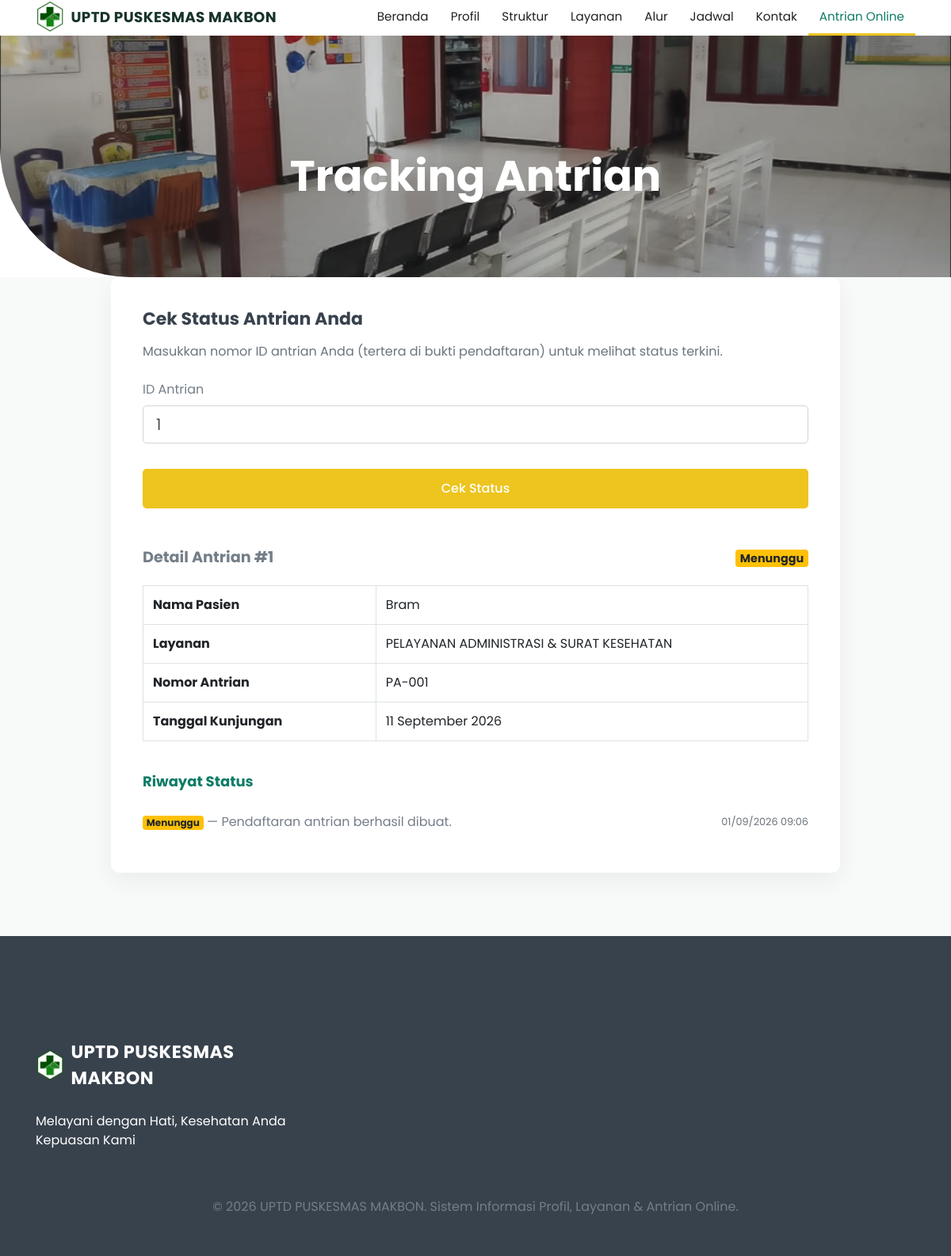
Screenshot of /tracking.php?id_antrian=1 with the database file from the repository.
### tables this page shows
CREATE TABLE `profil_puskesmas` (
  `id_profil` int NOT NULL,
  `nama_puskesmas` varchar(150) NOT NULL,
  `deskripsi_beranda` text,
  `visi` text,
  `misi` text,
  `sejarah` text,
  `alamat` text,
  `kontak` varchar(100) DEFAULT NULL,
  `email` varchar(100) DEFAULT NULL,
  `jam_operasional` varchar(150) DEFAULT NULL,
  `qr_bpjs` varchar(255) DEFAULT NULL
);

CREATE TABLE `antrian_online` (
  `id_antrian` int NOT NULL,
  `nama_pasien` varchar(100) NOT NULL,
  `no_hp` varchar(20) DEFAULT NULL,
  `alamat` text,
  `id_layanan` int DEFAULT NULL,
  `layanan` varchar(100) DEFAULT NULL,
  `tanggal_antrian` date NOT NULL,
  `nomor_antrian` int NOT NULL,
  `status` enum('Menunggu','Diproses','Selesai','Dibatalkan') NOT NULL DEFAULT 'Menunggu',
  `id_petugas` int DEFAULT NULL,
  `created_at` timestamp NULL DEFAULT CURRENT_TIMESTAMP
);

CREATE TABLE `tracking_antrian` (
  `id_tracking` int NOT NULL,
  `id_antrian` int NOT NULL,
  `status` varchar(50) NOT NULL,
  `keterangan` varchar(200) DEFAULT NULL,
  `waktu_update` timestamp NULL DEFAULT CURRENT_TIMESTAMP
);

### tracking.php (the view, shortened to what this page needs)
<?php
$base = '';
$page_title = 'Tracking Antrian';
require_once __DIR__ . '/includes/header.php';
$data = null;
$riwayat = [];
$id_antrian = trim($_GET['id_antrian'] ?? '');
if ($id_antrian !== '') {
    $stmt = $pdo->prepare("SELECT * FROM antrian_online WHERE id_antrian = ?");
    $stmt->execute([$id_antrian]);
    $data = $stmt->fetch();
    if ($data) {
        $stmt = $pdo->prepare("SELECT * FROM tracking_antrian WHERE id_antrian = ? ORDER BY waktu_update ASC");
        $stmt->execute([$id_antrian]);
        $riwayat = $stmt->fetchAll();
    }
}
?>
<h4 class="mb-3">Cek Status Antrian Anda</h4>
<p class="mb-4 text-muted">Masukkan nomor ID antrian Anda (tertera di bukti pendaftaran) untuk melihat status terkini.</p>
<form method="GET">
    <div class="form-group">
        <label for="id_antrian">ID Antrian</label>
        <input type="text" class="form-control form-control-lg" name="id_antrian" id="id_antrian" value="<?= clean($id_antrian) ?>" placeholder="Contoh: 12" required>
    </div>
    <button type="submit" class="main-btn mt-3 w-100">Cek Status</button>
</form>
<?php if ($id_antrian !== '' && !$data): ?>
    <div class="alert alert-danger mt-4">Data antrian dengan ID tersebut tidak ditemukan.</div>
<?php elseif ($data): ?>
    <div class="mt-5">
        <div class="panel-head d-flex justify-content-between align-items-center">
            <span>Detail Antrian #<?= clean($data['id_antrian']) ?></span>
            <?= badge_status($data['status']) ?>
        </div>
        <div class="table-responsive">
            <table class="table table-bordered">
                <tr><th width="35%">Nama Pasien</th><td><?= clean($data['nama_pasien']) ?></td></tr>
                <tr><th>Layanan</th><td><?= clean($data['layanan']) ?></td></tr>
                <tr><th>Nomor Antrian</th><td><?= format_nomor_antrian($data['nomor_antrian'], $data['layanan']) ?></td></tr>
                <tr><th>Tanggal Kunjungan</th><td><?= tanggal_indo($data['tanggal_antrian']) ?></td></tr>
            </table>
        </div>
        <h5 class="mt-4 mb-3" style="color:#0d7c66;">Riwayat Status</h5>
        <ul class="list-group list-group-flush">
            <?php foreach ($riwayat as $r): ?>
            <li class="list-group-item px-0 d-flex justify-content-between align-items-center">
                <div>
                    <?= badge_status($r['status']) ?> — <?= clean($r['keterangan']) ?>
                </div>
                <small class="text-muted"><?= date('d/m/Y H:i', strtotime($r['waktu_update'])) ?></small>
            </li>
            <?php endforeach; ?>
        </ul>
    </div>
<?php endif; ?>
<?php require_once __DIR__ . '/includes/footer.php'; ?>

### includes/header.php (shortened to what this page needs)
<?php
require_once __DIR__ . '/functions.php';
require_once __DIR__ . '/../config/database.php';
$stmt = $pdo->query("SELECT * FROM profil_puskesmas LIMIT 1");
$profil = $stmt->fetch() ?: [];
$nama_puskesmas = $profil['nama_puskesmas'] ?? 'Puskesmas Makbon';
$base = $base ?? '';
?>
<!doctype html>
<html class="no-js" lang="id">
<head>
    <link rel="stylesheet" href="<?= $base ?>assets/traveland/css/animate.css">
    <link rel="stylesheet" href="<?= $base ?>assets/traveland/css/nice-select.css">
    <link rel="stylesheet" href="<?= $base ?>assets/traveland/css/LineIcons.2.0.css">
    <link rel="stylesheet" href="<?= $base ?>assets/traveland/css/bootstrap.4.5.2.min.css">
    <link rel="stylesheet" href="<?= $base ?>assets/traveland/css/default.css">
    <link rel="stylesheet" href="<?= $base ?>assets/traveland/css/style.css">
</head>
<body>
    <section class="header_area">
        <div class="header_navbar">
            <div class="container">
                <div class="row">
                    <div class="col-lg-12">
                        <nav class="navbar navbar-expand-lg">
                            <a class="navbar-brand navbar-brand-text d-flex align-items-center" href="<?= $base ?>index.php">
                                <img src="<?= $base ?>assets/img/logo.png?v=<?= time() ?>" alt="Logo" style="height: 50px; margin-right: 10px;">
                                <span><?= clean($nama_puskesmas) ?></span>
                            </a>
                            <div class="collapse navbar-collapse sub-menu-bar" id="navbarSupportedContent">
                                <ul id="nav" class="navbar-nav ml-auto">
                                    <li class="nav-item <?= (isset($page_title) && strpos($page_title, 'Beranda') !== false) ? 'active' : '' ?>"><a href="<?= $base ?>index.php">Beranda</a></li>
                                    <li class="nav-item <?= (isset($page_title) && strpos($page_title, 'Profil') !== false) ? 'active' : '' ?>"><a href="<?= $base ?>profil.php">Profil</a></li>
                                    <li class="nav-item <?= (isset($page_title) && strpos($page_title, 'Struktur') !== false) ? 'active' : '' ?>"><a href="<?= $base ?>struktur.php">Struktur</a></li>
                                    <li class="nav-item <?= (isset($page_title) && strpos($page_title, 'Layanan') !== false) ? 'active' : '' ?>"><a href="<?= $base ?>layanan.php">Layanan</a></li>
                                    <li class="nav-item <?= (isset($page_title) && strpos($page_title, 'Alur') !== false) ? 'active' : '' ?>"><a href="<?= $base ?>alur.php">Alur</a></li>
                                    <li class="nav-item <?= (isset($page_title) && strpos($page_title, 'Jadwal') !== false) ? 'active' : '' ?>"><a href="<?= $base ?>jadwal.php">Jadwal</a></li>
                                    <li class="nav-item <?= (isset($page_title) && strpos($page_title, 'Kontak') !== false) ? 'active' : '' ?>"><a href="<?= $base ?>kontak.php">Kontak</a></li>
                                    <li class="nav-item <?= (isset($page_title) && strpos($page_title, 'Tracking') !== false || isset($page_title) && strpos($page_title, 'Cek') !== false) ? 'active' : '' ?>"><a href="<?= $base ?>tracking.php">Antrian Online</a></li>
                                    </div>
                            </div>
                    </div>
                </div>
            </div>
        <?php if (!isset($page_title) || $page_title !== 'Beranda'): ?>
        <div class="header_slider header_slider_mini">
            <div class="single_slider bg_cover d-flex align-items-center" style="background-image: url(<?= $base ?>assets/img/lobby.png); height:100%;">
                <div class="container">
                    <div class="row">
                        <div class="col-lg-12">
                            <div class="slider_content text-center">
                                <h2 class="slider_title wow fadeInUp" data-wow-duration="1.3s" data-wow-delay="0.2s"><?= clean($page_title ?? 'Puskesmas Makbon') ?></h2>
                            </div>
                        </div>
                    </div>
                </div>
            </div>
        </div>
        <?php endif; ?>
    </section>
    <?php if (!isset($use_card_wrapper) || $use_card_wrapper === true): ?>
    <section class="main-content-section pb-120">
        <div class="container">
            <div class="row justify-content-center">
                <div class="col-lg-10">
                    <div class="content-card wow fadeInUp" data-wow-duration="1.3s" data-wow-delay="0.4s">
    <?php endif; ?>

### includes/functions.php (shortened to what this page needs)
<?php
function clean($str)
{
    return htmlspecialchars(trim($str ?? ''), ENT_QUOTES, 'UTF-8');
}
function tanggal_indo($tanggal)
{
    $bulan = [
        1 => 'Januari', 2 => 'Februari', 3 => 'Maret', 4 => 'April',
        5 => 'Mei', 6 => 'Juni', 7 => 'Juli', 8 => 'Agustus',
        9 => 'September', 10 => 'Oktober', 11 => 'November', 12 => 'Desember'
    ];
    $ts = strtotime($tanggal);
    return date('d', $ts) . ' ' . $bulan[(int)date('n', $ts)] . ' ' . date('Y', $ts);
}
function badge_status($status)
{
    $map = [
        'Menunggu'   => 'badge-warning',
        'Diproses'   => 'badge-info',
        'Selesai'    => 'badge-success',
        'Dibatalkan' => 'badge-danger',
    ];
    $class = $map[$status] ?? 'badge-secondary';
    return "<span class='badge {$class}'>" . clean($status) . "</span>";
}
function format_nomor_antrian($nomor, $layanan)
{
    $words = explode(' ', str_replace(['&', '-'], '', strtoupper($layanan)));
    $prefix = '';
    foreach ($words as $w) {
        if (trim($w) !== '') {
            $prefix .= $w[0];
        }
        if (strlen($prefix) >= 2) break;
    }
    return $prefix . '-' . str_pad($nomor, 3, '0', STR_PAD_LEFT);
}

### includes/footer.php (shortened to what this page needs)
<?php if (!isset($use_card_wrapper) || $use_card_wrapper === true): ?>
                    </div>
                </div>
            </div>
        </div>
    </section>
    <?php endif; ?>
    <section id="footer" class="footer_area">
        <div class="footer_widget pt-80 pb-50">
            <div class="container">
                <div class="row">
                    <div class="col-lg-4 col-md-6 order-md-1 order-lg-1">
                        <div class="footer_about mt-50">
                            <a href="<?= $base ?? '' ?>index.php" class="navbar-brand-text d-flex align-items-center" style="display:inline-flex;margin-bottom:14px; color:#fff; font-size:1.4rem; font-weight:700;">
                                <img src="<?= $base ?? '' ?>assets/img/logo.png?v=<?= time() ?>" alt="Logo" style="height: 50px; margin-right: 10px;">
                                <span style="color:#fff;"><?= clean($nama_puskesmas) ?></span>
                            </a>
                            <p><?= clean($profil['deskripsi_beranda'] ?? 'Melayani kesehatan masyarakat dengan cepat, ramah, dan terpercaya.') ?></p>
                        </div>
                    </div>
                </div>
            </div>
            <p class="text-center mt-60">&copy; <?= date('Y') ?> <?= clean($nama_puskesmas) ?>. Sistem Informasi Profil, Layanan & Antrian Online.</p>
        </div>
    </section>
</body>
</html>

### assets/traveland/css/default.css (style rules this page uses)
.mt-5 { margin-top: 5px; }
.mt-50 { margin-top: 50px; }
.mt-60 { margin-top: 60px; }
.pt-80 { padding-top: 80px; }
.pb-50 { padding-bottom: 50px; }
.pb-120 { padding-bottom: 120px; }

### assets/traveland/css/style.css (style rules this page uses)
body { font-family: "Poppins", sans-serif; font-weight: normal; font-style: normal; color: #747E88; }
* { margin: 0; padding: 0; -webkit-box-sizing: border-box; box-sizing: border-box; }
img { max-width: 100%; }
a { color: #EEC41E; }
i, span, a { display: inline-block; }
audio, canvas, iframe, img, svg, video { vertical-align: middle; }
h1, h2, h3, h4, h5, h6 { font-family: "Poppins", sans-serif; font-weight: 700; color: #38424D; margin: 0px; }
h2 { font-size: 36px; }
h4 { font-size: 22px; }
h5 { font-size: 18px; }
ul, ol { margin: 0px; padding: 0px; list-style-type: none; }
p { font-size: 16px; font-weight: 400; line-height: 24px; color: #747E88; margin: 0px; }
.bg_cover { background-position: center center; background-size: cover; background-repeat: no-repeat; width: 100%; height: 100%; }
.main-btn { display: inline-block; font-weight: 500; text-align: center; white-space: nowrap; vertical-align: middle; -webkit-user-select: none; -moz-user-select: none; -ms-user-select: none; user-select: none; border: 0; padding: 0 40px; font-size: 16px; height: 50px; line-height: 50px; border-radius: 5px; color: #fff; cursor: pointer; z-index: 5; -webkit-transition: all 0.4s ease-out 0s; transition: all 0.4s ease-out 0s; background-color: #EEC41E; }
.header_navbar { position: absolute; top: 0; left: 0; width: 100%; z-index: 99; -webkit-transition: all 0.3s ease-out 0s; transition: all 0.3s ease-out 0s; border-bottom: 2px solid rgba(255, 255, 255, 0.21); }
.navbar { padding: 0; border-radius: 5px; position: relative; -webkit-transition: all 0.3s ease-out 0s; transition: all 0.3s ease-out 0s; }
.navbar-brand { padding: 0; }
.navbar-nav .nav-item { position: relative; }
.navbar-nav .nav-item a { font-size: 16px; font-weight: 400; color: #fff; -webkit-transition: all 0.3s ease-out 0s; transition: all 0.3s ease-out 0s; padding: 30px 15px; position: relative; }
.navbar-nav .nav-item a::before { position: absolute; content: ''; bottom: -2px; left: 0; width: 0; height: 3px; background-color: #EEC41E; -webkit-transition: all 0.3s ease-out 0s; transition: all 0.3s ease-out 0s; }
.navbar-nav .nav-item.active > a::before, .navbar-nav .nav-item:hover > a::before { width: 100%; }
.single_slider { height: 800px; position: relative; overflow: hidden; border-bottom-left-radius: 165px; }
.single_slider::before { position: absolute; content: ''; background-color: rgba(56, 66, 77, 0.24); width: 100%; height: 100%; left: 0; top: 0; }
.slider_content { padding-top: 80px; }
.slider_content .slider_title { font-size: 54px; color: #fff; margin-top: 15px; }
.footer_area { background-color: #38424D; }
.footer_about p { color: #fff; margin-top: 25px; }

### includes/header.php (style rules this page uses)
.header_navbar { background-color: #fff !important; box-shadow: 0px 20px 50px 0px rgba(0, 0, 0, 0.05) !important; position: fixed !important; }
.navbar-brand-text { font-size: 1.3rem; font-weight: 700; color: #17332c !important; letter-spacing: .02em; }
.header_navbar .navbar-brand-text { color: #17332c !important; }
.navbar-nav .nav-item a { color: #222 !important; }
.navbar-nav .nav-item.active > a, .navbar-nav .nav-item:hover > a { color: #0d7c66 !important; }
@media (min-width: 992px) { .navbar-nav .nav-item a { padding: 10px 14px !important; font-size: 0.95rem !important; } }
@media (min-width: 992px) { .navbar-brand-text { font-size: 1.15rem; } }
@media (min-width: 992px) { .navbar-brand-text img { height: 40px !important; margin-right: 8px !important; } }
.header_slider_mini { height: 350px; position: relative; z-index: 1; }
.main-content-section { padding: 80px 0; background: #f7faf9; min-height: 50vh; }
.content-card { background: #fff; border-radius: 10px; padding: 40px; box-shadow: 0 10px 30px rgba(0,0,0,.06); margin-top: -80px; position: relative; z-index: 9; }
.panel-head { font-weight: bold; margin-bottom: 20px; font-size: 1.2rem; }

### rows the page displays
profil_puskesmas: nama_puskesmas "UPTD PUSKESMAS MAKBON", deskripsi_beranda "Melayani dengan Hati, Kesehatan Anda Kepuasan Kami"
antrian_online: id_antrian "1", status "Menunggu", nama_pasien "Bram", layanan "PELAYANAN ADMINISTRASI & SURAT KESEHATAN", format_nomor_antrian($data['nomor_antrian'], $data['layanan']) "PA-001", tanggal_antrian "11 September 2026"
tracking_antrian: status "Menunggu", keterangan "Pendaftaran antrian berhasil dibuat.", waktu_update "01/09/2026 09:06"

### other values shown
$page_title "Tracking Antrian"
